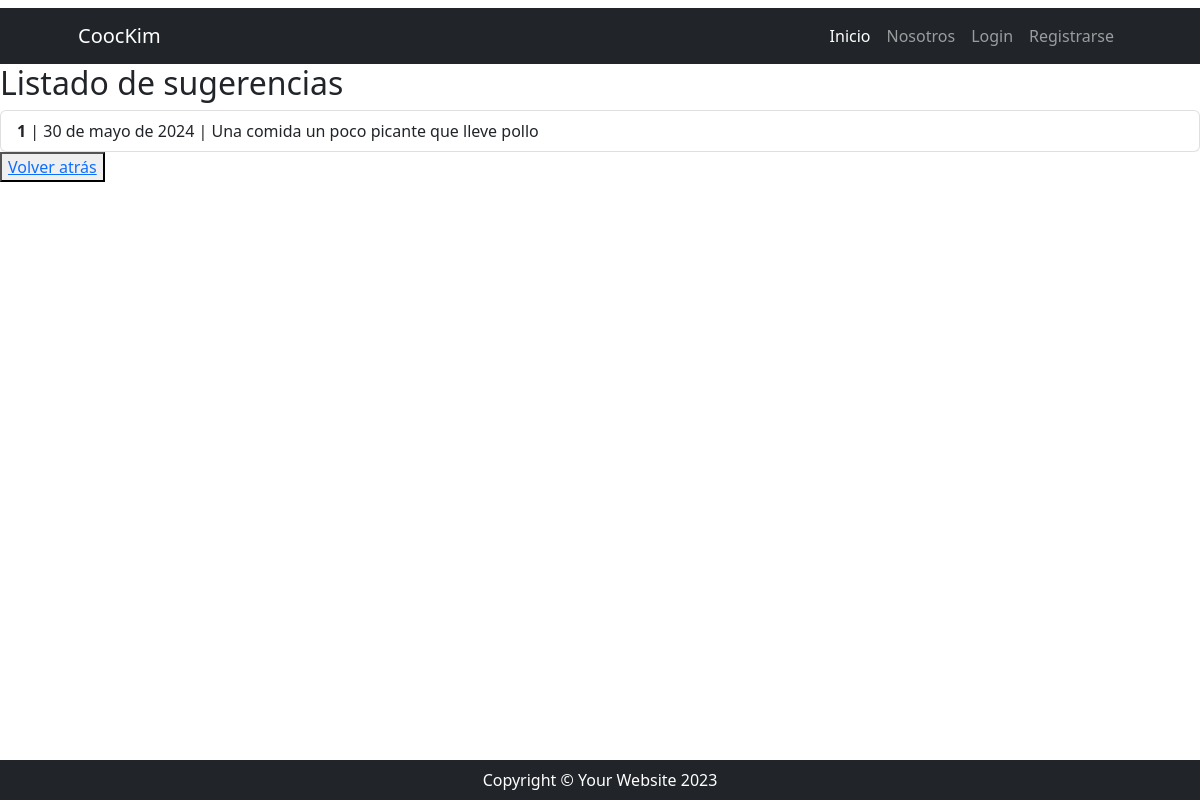
The page /comidas/comidas/sugerencias on the database its author committed.
### recetas/models.py (models this page shows, shortened)
class Ver_sugerencias(models.Model):
    comida_categoria_picante = models.CharField(max_length=500)
    fecha_publicación = models.DateField()
    sugerencia_numero = models.DecimalField(max_digits=5, decimal_places=0)

### recetas/views.py (the view)
# urls.py: path("comidas/sugerencias", lista_sugerencias, name= "lista_sugerencias"),
def lista_sugerencias(request):
    consulta = Ver_sugerencias.objects.all()
    contexto = {"sugerencias":consulta}
    return render(request,"recetas/lista_sugerencias.html", contexto)

### recetas/templates/recetas/lista_sugerencias.html (shortened to what this page needs)
{% extends 'core/base.html' %}
{% block contenido %}
<h1 class="h2">Listado de sugerencias</h1>
<ul class="list-group">
  {% for sugerencia in sugerencias %}
    <li class="list-group-item">
      <span class="fw-bold">{{ sugerencia.sugerencia_numero }}</span> | {{ sugerencia.fecha_publicación }} | {{ sugerencia.comida_categoria_picante }}
    </li>
  {% endfor %}
</ul>
    <button><a href="{% url 'recetas:index' %}">Volver atrás</a></button>
{% endblock contenido %}

### rows shown on the page
Ver_sugerencias: sugerencia_numero "1", fecha_publicación "30 de mayo de 2024", comida_categoria_picante "Una comida un poco picante que lleve pollo"
